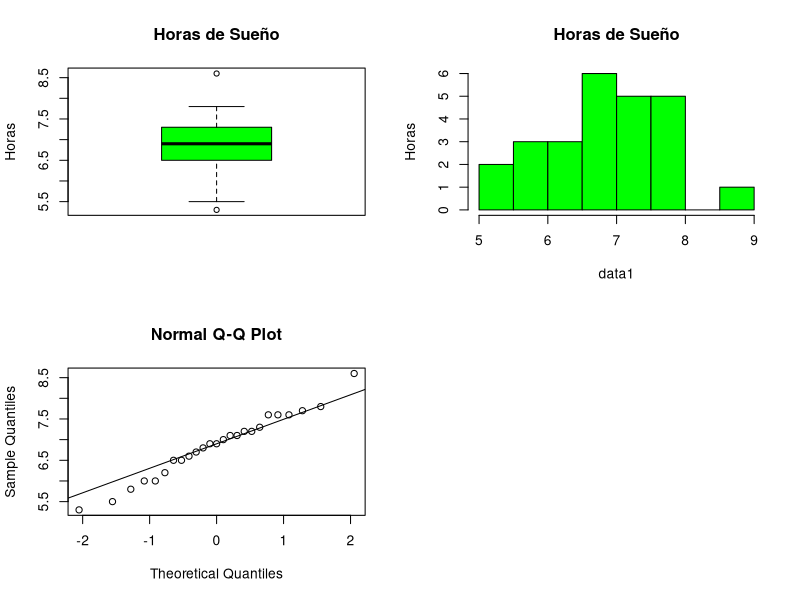
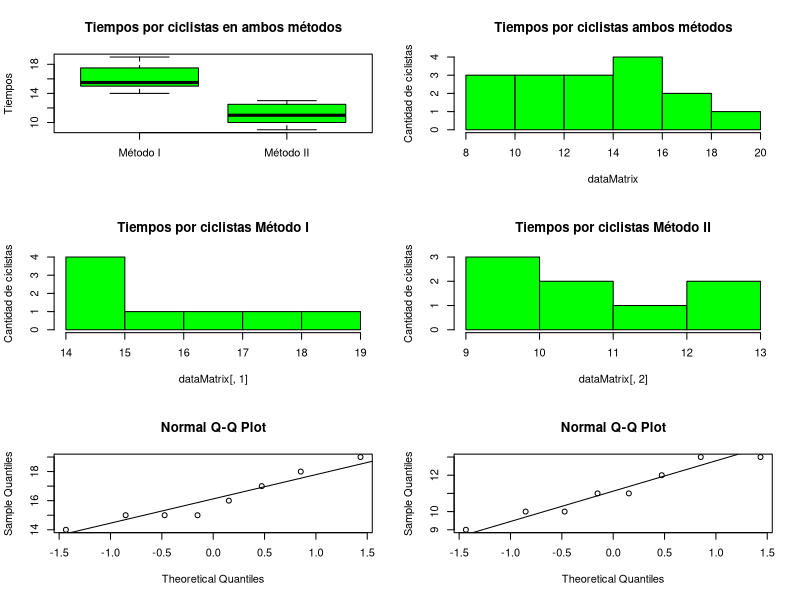

Write the R code that produced these figures, in order.
#Laboratorio 2. Intervalos de Confianza
#Estudiantes:
# José Barrera  15-10123
# Carlos Sivira 15-11377

par(mfrow=c(2,2))

####################################################################
#Pregunta 1

#Almacenamos los datos a analizar
data1 <- c(6.9, 7.6, 6.5, 6.2, 5.3,
           7.8, 7.0, 5.5, 7.6, 6.7,
           7.3, 6.6, 7.1, 6.9, 6.0,
           6.8, 6.5, 7.2, 5.8, 8.6,
           7.6, 7.1, 6.0, 7.2, 7.7)

#Datos para el análisis descriptivo
summary(data1)

sd(data1)

#Graficamos para apoyar nuestro análisis
boxplot(data1, 
        ylab = 'Horas', 
        main='Horas de Sueño', 
        col = 'green')

hist(data1, 
        ylab = 'Horas', 
        main='Horas de Sueño', 
        col = 'green')

qqnorm(data1)
qqline(data1)

#Calculamos el intervalo de confianza
#de 78% para la media
t.test(data1, conf.level = 0.78)$conf.int

####################################################################
#Pregunta 2
#Datos del problema 2
data2 <- c(15, 16, 14, 15, 17, 18, 19, 15, 13, 12, 11, 13, 11, 9, 10, 10)
#Definicion de la matriz y sus respectivos headers por columna
dataMatrix <- matrix(data2, nrow=8)
colnames(dataMatrix) <- c("Método I", "Método II")

#------------------------------Seccion 1------------------------------
#Obtencion del summary
summary(dataMatrix)
#Calculo del coeficiente de variacion para cada columna
sd(dataMatrix[, 1]) / mean(dataMatrix[,1])
sd(dataMatrix[, 2]) / mean(dataMatrix[,2])
#Muestra de las graficas
par(mfrow=c(3,2))
boxplot(dataMatrix, ylab = 'Tiempos', main='Tiempos por ciclistas en ambos métodos', col = 'green')
hist(dataMatrix, ylab = 'Cantidad de ciclistas', main='Tiempos por ciclistas ambos métodos', col = 'green')
hist(dataMatrix[,1], ylab = 'Cantidad de ciclistas', main='Tiempos por ciclistas Método I', col = 'green')
hist(dataMatrix[,2], ylab = 'Cantidad de ciclistas', main='Tiempos por ciclistas Método II', col = 'green')
qqnorm(dataMatrix[,1])
qqline(dataMatrix[,1])#Metodo 1
qqnorm(dataMatrix[,2])
qqline(dataMatrix[,2])#Metodo 2

#------------------------------Seccion 2------------------------------
#Se verifica si las varianzas pueden ser iguales
var.test(dataMatrix[,1], dataMatrix[,2])$conf.int
#Se calcula el intervalo de confianza
t.test (dataMatrix[,1], dataMatrix[,2], var.equal = TRUE, conf.level = 0.95 )$conf.int

#------------------------------Seccion 3------------------------------
#Calculo de la diferencia de las varianzas.
var(dataMatrix[,1]) - var(dataMatrix[,2])
####################################################################
